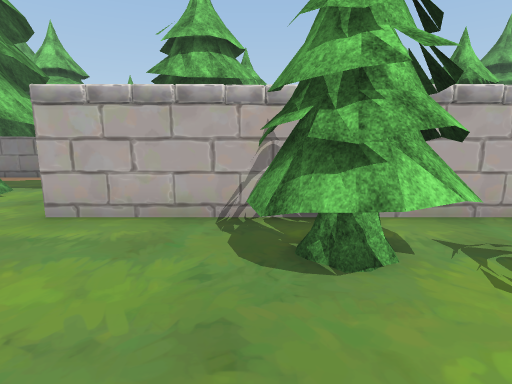
view 1 (above)

24 first-person views from a walk through a Unity game level. The camera is 1.5 m above the floor, tilts 10° down and sees 80° across. The floor is counted in squares, 1 m on a side. Each view is taken from the middle of a square. On the plan, view 1 faces up. The plan holds only what a view shows up to about 15 squares ahead; the rest is blank. The place goes on beyond the plan. Some animated figures are not drawn. Some surface patterns are stand-ins.

view 2
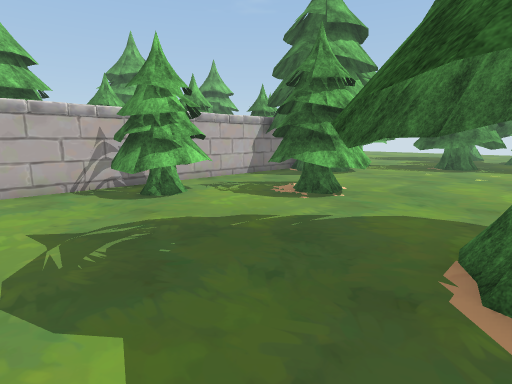

view 3
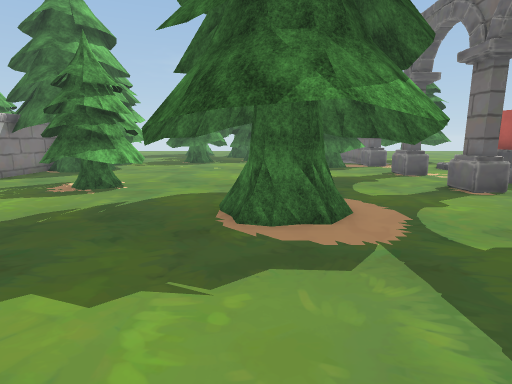

view 4
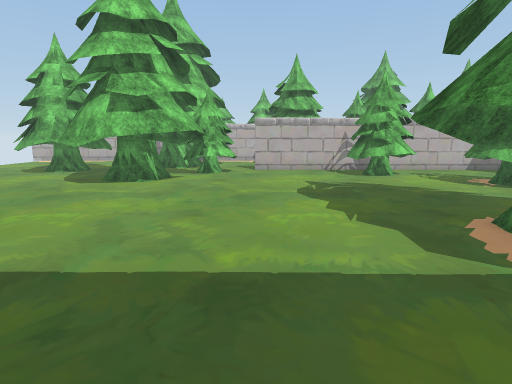

view 5
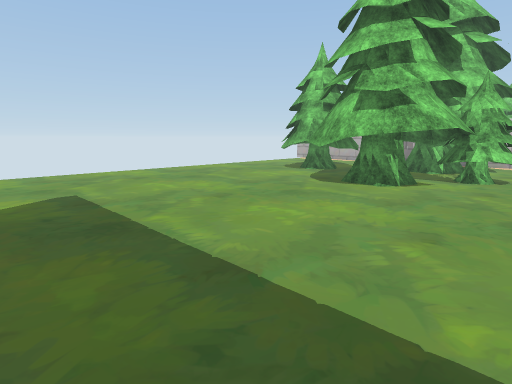

view 6
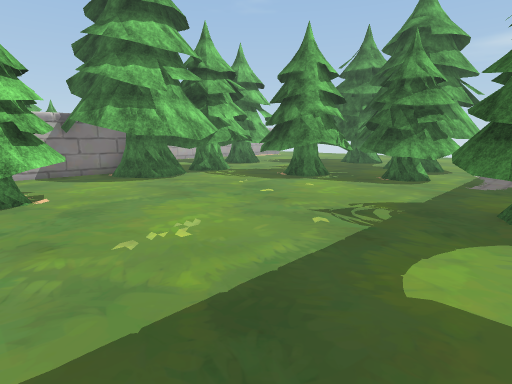

view 7
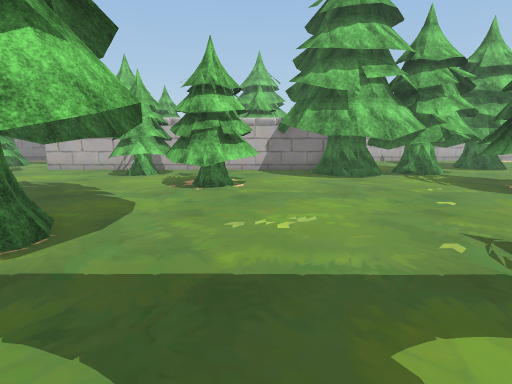

view 8
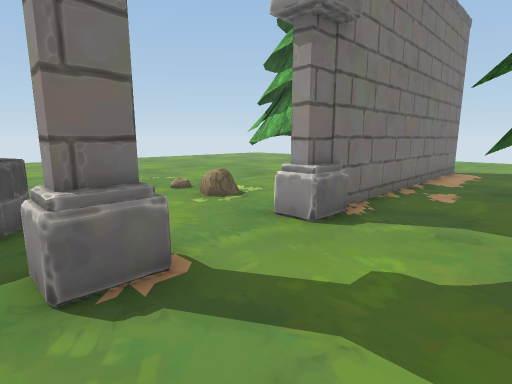

view 9
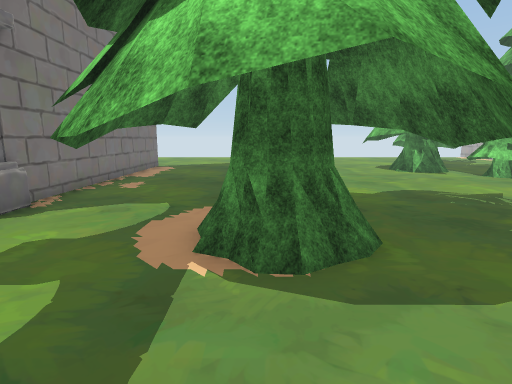

view 10
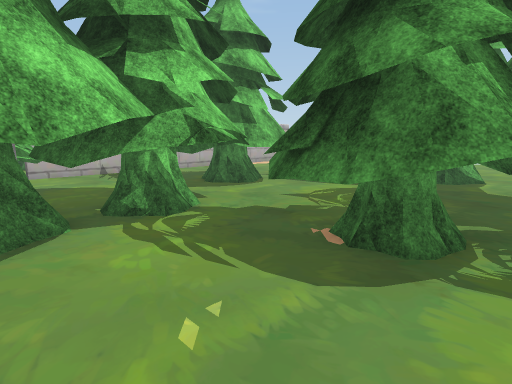

view 11
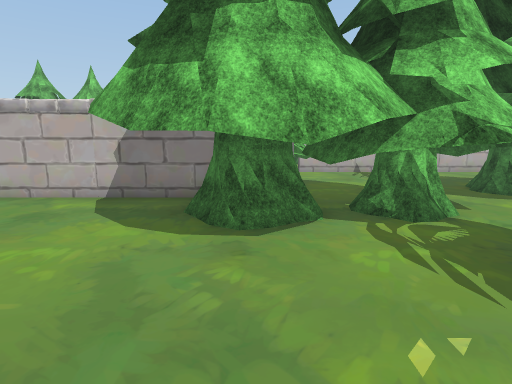

view 12
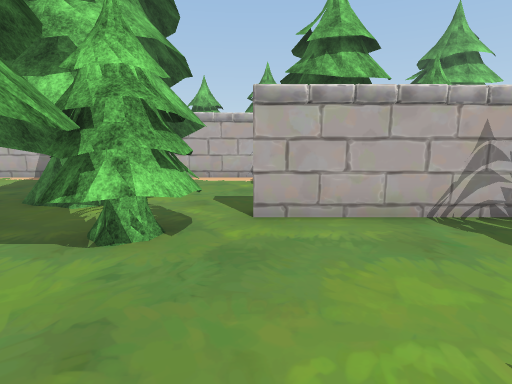

view 13
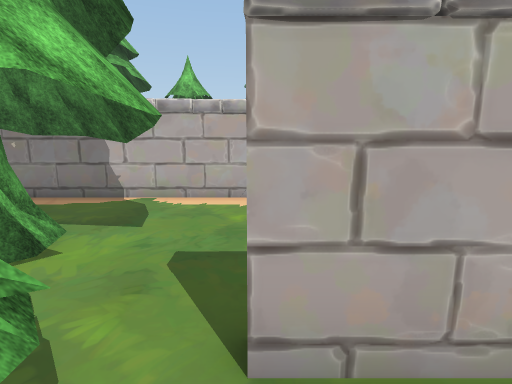

view 14
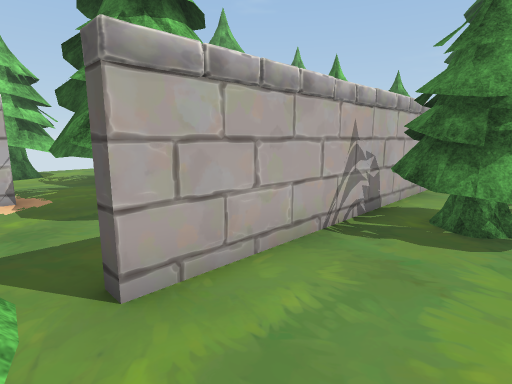

view 15
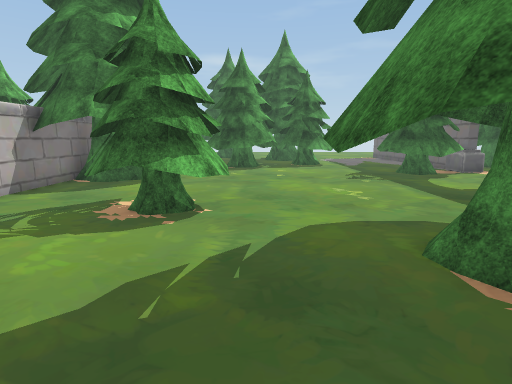

view 16
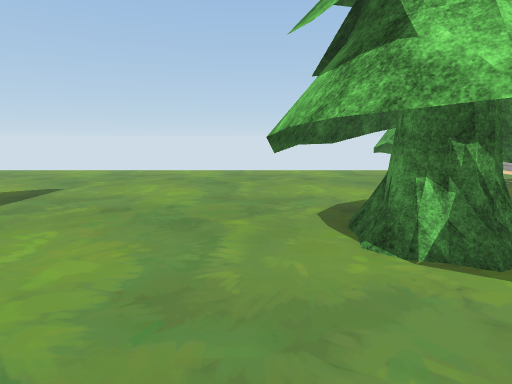

view 17
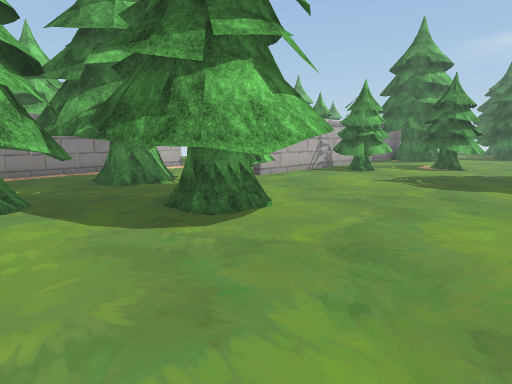

view 18
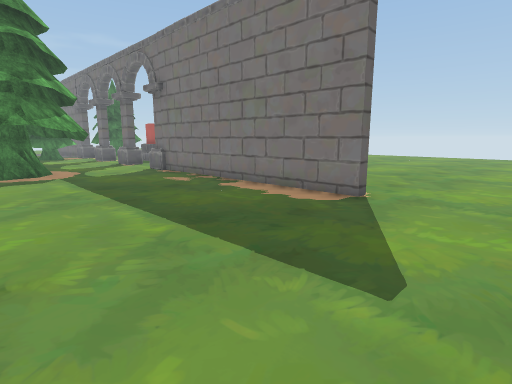

view 19
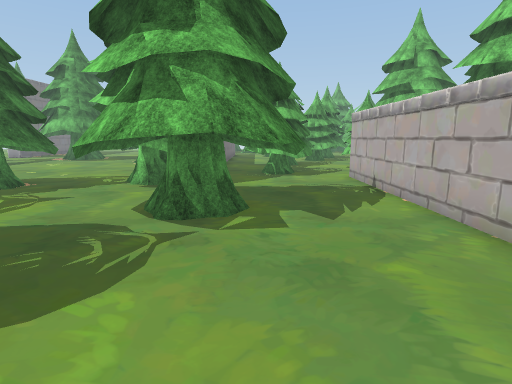

view 20
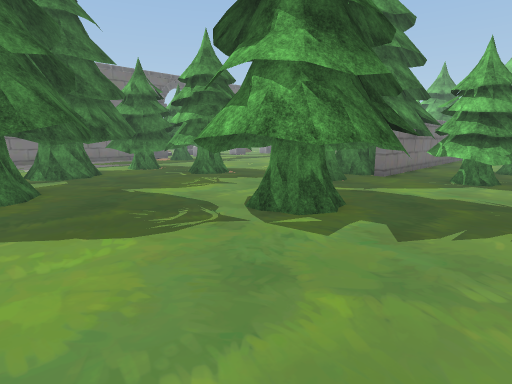

view 21
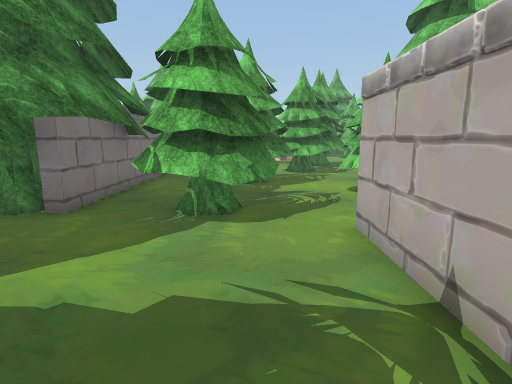

view 22
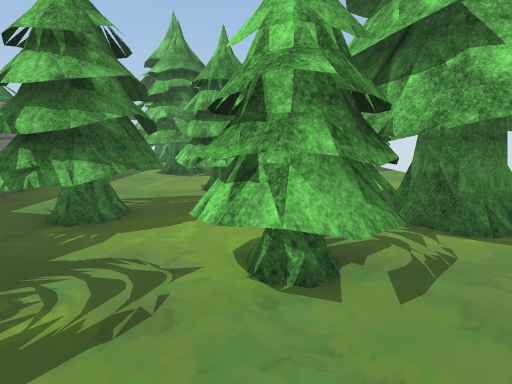

view 23
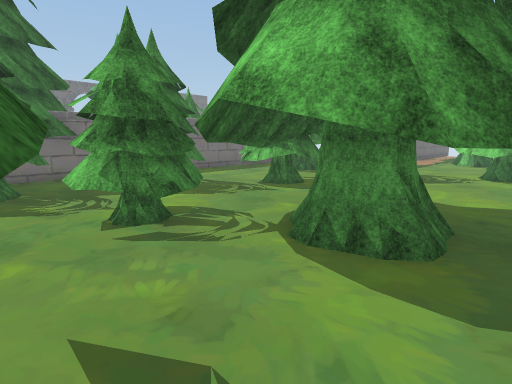

view 24
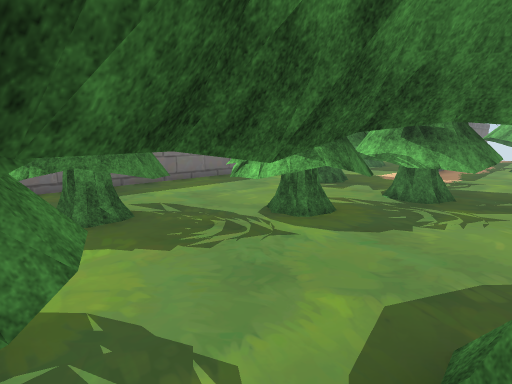

### Floor plan
Key: @ floor where view 1 was taken; # wall or solid block; x gap in a wall; . floor; = window, fence, low wall or low ledge; T tree.
Columns run from 14 left of view 1 to 24 right of it. Each row starts with its distance up from view 1.
 19              ..      TT. .
 18            TT.....  TTTT.T
 17        TT  TT.....  #T.T.TT
 16     TTTT .TTT.....TTTT...  TT
 15     TTT..... TTT..TTTTTT..TTT
 14    TTTT..... TTT.T.TTTTTT.
 13     T ...... TT TTT.. TTT..
 12 ###########.TTT TTT... T..#########
 11  ....TTT   TTTT TTTTTT.............. .
 10  ......TT.TTTTT....TTTTTTTT..........
  9   ... TTT.TTTTT.... TTTTTTT...TTT.....
  8   .T.T#TTT.TTT .....  .TTTT...TTTT.....
  7   TT.TTTTT............TTTTTT.TTTTTT...
  6   TTTTT  Tx###############TTTTTTTTT...
  5 TTTTTTTTTT....TTT......TTTTTTTTTTT....
  4 TTTT  TTTT....TTT......T#TTTTT......T
  3 ...TTTT.T.....TTT.......TTTTTT.......
  2 ...TTTT...........TT .TTTT.TTT....T.T
  1 ....TTTT.........TTTT......TTTT...T.T
  0 .....TT.......@...TTT......TTTTT.TTTTT
 -1 ...........................TTTTTTTTTT
 -2 ..............TTTT..........TTTTTTT.
 -3 ...............T..T..........TTTTT#T
 -4 ..............TTT............TTTTTT.
 -5 .............. TT ...........TT TTT
 -6 ...............TTTT......T.......
 -7 ..............TTTT......TTTT.....
 -8 ........................TT T
 -9 ........................TT
-10  ...###########..=#..=#..T##
-11  ...#         #..=#..=#  =#

Positions as (right, up) in squares from view 1, and headings:
1: (0, 0), facing up
2: (-3, -4), facing up-right
3: (-5, -4), facing right
4: (-4, -9), facing up
5: (-4, -8), facing up-left
6: (4, -8), facing up-right
7: (6, -9), facing up
8: (5, -7), facing down-left
9: (6, -5), facing left
10: (10, -2), facing up-right
11: (10, -2), facing up
12: (-4, 0), facing up
13: (-4, 4), facing up
14: (-5, 3), facing up-right
15: (-2, -1), facing right
16: (-4, 0), facing left
17: (-13, -3), facing up-right
18: (-14, -3), facing down-right
19: (24, 8), facing left
20: (23, 11), facing down-left
21: (17, 10), facing left
22: (12, 13), facing left
23: (11, 19), facing down-left
24: (8, 16), facing down-left
